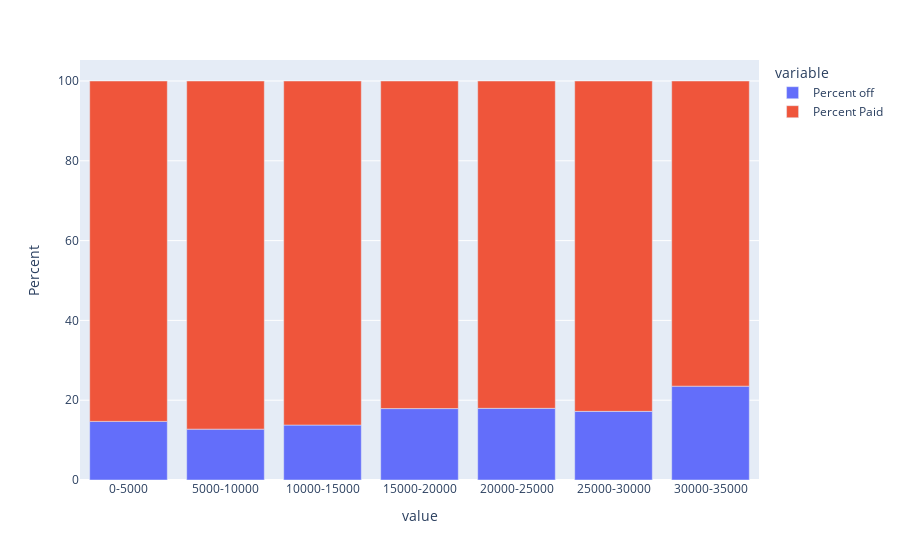

Notebook code for this chart:
### Code cell
Tl=list(range(5000,40000,5000))
amt_data=pd.DataFrame()
amt_data['value']=[str((x-5000))+"-"+str(x) for x in Tl]
amt_data['count_off']=0
amt_data['count_full']=0
y=0
for x in Tl:
    z=x-5000
    amt_data.iat[y,1]=len(Data_LC.funded_amnt_inv[(Data_LC.funded_amnt_inv<=x) &(Data_LC.funded_amnt_inv>z)& (Data_LC.loan_status=="Charged Off")])    
    amt_data.iat[y,2]=len(Data_LC.funded_amnt_inv[(Data_LC.funded_amnt_inv<=x) &(Data_LC.funded_amnt_inv>z)& (Data_LC.loan_status=="Fully Paid")])    
    y=y+1
    
amt_data["Percent off"]=round(amt_data.count_off*100/(amt_data.count_full+amt_data.count_off),2)
amt_data["Percent Paid"]=100-amt_data['Percent off']
fig=px.bar(amt_data,x='value',y=['Percent off','Percent Paid'],labels={'_value':"Percent"})
fig.show()

### Figure 1 — Plotly figure (JSON) as saved in the notebook; plotly's stock layout.template omitted (floating-point values rounded to 4 significant figures)
{"data": [{"alignmentgroup": "True", "hovertemplate": "variable=Percent off<br>value=%{x}<br>Percent=%{y}<extra></extra>", "legendgroup": "Percent off", "marker": {"color": "#636efa", "pattern": {"shape": ""}}, "name": "Percent off", "offsetgroup": "Percent off", "orientation": "v", "showlegend": true, "textposition": "auto", "type": "bar", "x": ["0-5000", "5000-10000", "10000-15000", "15000-20000", "20000-25000", "25000-30000", "30000-35000"], "xaxis": "x", "y": [14.69, 12.75, 13.77, 17.9, 17.96, 17.2, 23.52], "yaxis": "y"}, {"alignmentgroup": "True", "hovertemplate": "variable=Percent Paid<br>value=%{x}<br>Percent=%{y}<extra></extra>", "legendgroup": "Percent Paid", "marker": {"color": "#EF553B", "pattern": {"shape": ""}}, "name": "Percent Paid", "offsetgroup": "Percent Paid", "orientation": "v", "showlegend": true, "textposition": "auto", "type": "bar", "x": ["0-5000", "5000-10000", "10000-15000", "15000-20000", "20000-25000", "25000-30000", "30000-35000"], "xaxis": "x", "y": [85.31, 87.25, 86.23, 82.1, 82.04, 82.8, 76.48], "yaxis": "y"}], "layout": {"barmode": "relative", "legend": {"title": {"text": "variable"}, "tracegroupgap": 0}, "margin": {"t": 60}, "xaxis": {"anchor": "y", "domain": [0, 1], "title": {"text": "value"}}, "yaxis": {"anchor": "x", "domain": [0, 1], "title": {"text": "Percent"}}}}
